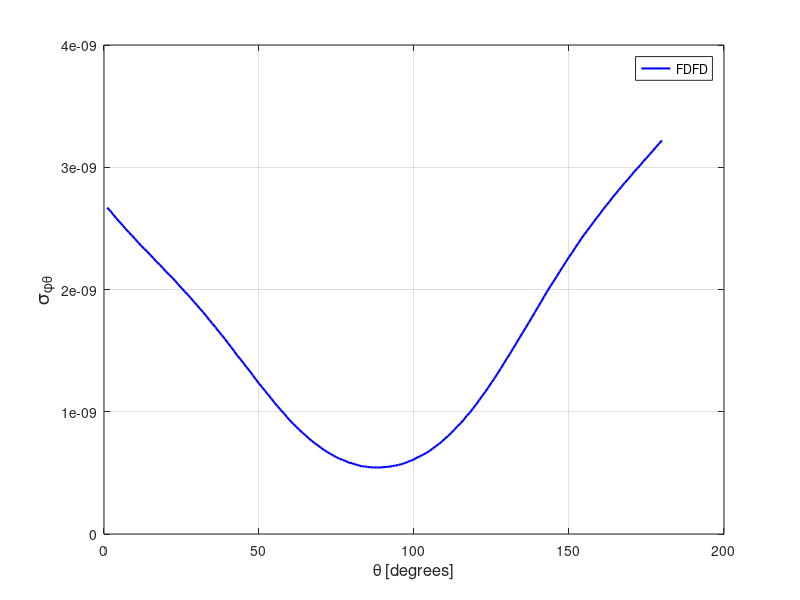

The MATLAB script that drew this image:
spt = [ 
    1  0.26700817E-08
    2  0.26440659E-08
    3  0.26122100E-08
    4  0.25812452E-08
    5  0.25535165E-08
    6  0.25249132E-08
    7  0.24956921E-08
    8  0.24685622E-08
    9  0.24415014E-08
   10  0.24140425E-08
   11  0.23859237E-08
   12  0.23576929E-08
   13  0.23324624E-08
   14  0.23086213E-08
   15  0.22805100E-08
   16  0.22538285E-08
   17  0.22257485E-08
   18  0.22027065E-08
   19  0.21756830E-08
   20  0.21467430E-08
   21  0.21211908E-08
   22  0.20970854E-08
   23  0.20693500E-08
   24  0.20406103E-08
   25  0.20116320E-08
   26  0.19836763E-08
   27  0.19583755E-08
   28  0.19303203E-08
   29  0.18992954E-08
   30  0.18724746E-08
   31  0.18412483E-08
   32  0.18138654E-08
   33  0.17828274E-08
   34  0.17498907E-08
   35  0.17196069E-08
   36  0.16902235E-08
   37  0.16568450E-08
   38  0.16265553E-08
   39  0.15957566E-08
   40  0.15611129E-08
   41  0.15296563E-08
   42  0.14948104E-08
   43  0.14593239E-08
   44  0.14304573E-08
   45  0.13976454E-08
   46  0.13634910E-08
   47  0.13338133E-08
   48  0.12981941E-08
   49  0.12642677E-08
   50  0.12307735E-08
   51  0.12004163E-08
   52  0.11689925E-08
   53  0.11385128E-08
   54  0.11061474E-08
   55  0.10746994E-08
   56  0.10435064E-08
   57  0.10160895E-08
   58  0.98768460E-09
   59  0.95704944E-09
   60  0.92831265E-09
   61  0.90157243E-09
   62  0.87799512E-09
   63  0.85207741E-09
   64  0.82988516E-09
   65  0.80710755E-09
   66  0.78260670E-09
   67  0.76261636E-09
   68  0.74153345E-09
   69  0.72522732E-09
   70  0.70485690E-09
   71  0.68704620E-09
   72  0.67070000E-09
   73  0.65634509E-09
   74  0.64154176E-09
   75  0.62797784E-09
   76  0.61514582E-09
   77  0.60617250E-09
   78  0.59649213E-09
   79  0.58334626E-09
   80  0.57899585E-09
   81  0.56927341E-09
   82  0.56362004E-09
   83  0.55402538E-09
   84  0.55354554E-09
   85  0.54820110E-09
   86  0.54601917E-09
   87  0.54404992E-09
   88  0.54427729E-09
   89  0.54379035E-09
   90  0.54662563E-09
   91  0.54874250E-09
   92  0.55032401E-09
   93  0.55547966E-09
   94  0.55974564E-09
   95  0.56548938E-09
   96  0.57123262E-09
   97  0.58006622E-09
   98  0.59026573E-09
   99  0.59995670E-09
  100  0.60976485E-09
  101  0.62552147E-09
  102  0.63641814E-09
  103  0.64950662E-09
  104  0.66381406E-09
  105  0.67928396E-09
  106  0.69839423E-09
  107  0.71694334E-09
  108  0.73576678E-09
  109  0.75636247E-09
  110  0.78022211E-09
  111  0.80162993E-09
  112  0.82721280E-09
  113  0.85256036E-09
  114  0.88069280E-09
  115  0.90423574E-09
  116  0.93299035E-09
  117  0.96659913E-09
  118  0.99317998E-09
  119  0.10259068E-08
  120  0.10586000E-08
  121  0.10936542E-08
  122  0.11293508E-08
  123  0.11633938E-08
  124  0.11995477E-08
  125  0.12390089E-08
  126  0.12742916E-08
  127  0.13146613E-08
  128  0.13547141E-08
  129  0.13956816E-08
  130  0.14370983E-08
  131  0.14758232E-08
  132  0.15194586E-08
  133  0.15601971E-08
  134  0.16032830E-08
  135  0.16445976E-08
  136  0.16865258E-08
  137  0.17281407E-08
  138  0.17712137E-08
  139  0.18134559E-08
  140  0.18570409E-08
  141  0.18991722E-08
  142  0.19436648E-08
  143  0.19853186E-08
  144  0.20276536E-08
  145  0.20656248E-08
  146  0.21053923E-08
  147  0.21463022E-08
  148  0.21868760E-08
  149  0.22260191E-08
  150  0.22659064E-08
  151  0.23014979E-08
  152  0.23411453E-08
  153  0.23782720E-08
  154  0.24175582E-08
  155  0.24519071E-08
  156  0.24856526E-08
  157  0.25200424E-08
  158  0.25543530E-08
  159  0.25883702E-08
  160  0.26200511E-08
  161  0.26553311E-08
  162  0.26873042E-08
  163  0.27172142E-08
  164  0.27517340E-08
  165  0.27816744E-08
  166  0.28119964E-08
  167  0.28428344E-08
  168  0.28732379E-08
  169  0.29009573E-08
  170  0.29310634E-08
  171  0.29625720E-08
  172  0.29887239E-08
  173  0.30174447E-08
  174  0.30484912E-08
  175  0.30757674E-08
  176  0.31048799E-08
  177  0.31323251E-08
  178  0.31635174E-08
  179  0.31913270E-08
  180  0.32192919E-08
  181  0.32500154E-08
  182  0.32792065E-08
  183  0.33094667E-08
  184  0.33387724E-08
  185  0.33680203E-08
  186  0.33986722E-08
  187  0.34295762E-08
  188  0.34597873E-08
  189  0.34870382E-08
  190  0.35185856E-08
  191  0.35483576E-08
  192  0.35786987E-08
  193  0.36086862E-08
  194  0.36419940E-08
  195  0.36689376E-08
  196  0.36996255E-08
  197  0.37282057E-08
  198  0.37555328E-08
  199  0.37854284E-08
  200  0.38151908E-08
  201  0.38431960E-08
  202  0.38710843E-08
  203  0.39001509E-08
  204  0.39243142E-08
  205  0.39494834E-08
  206  0.39737538E-08
  207  0.39944017E-08
  208  0.40162775E-08
  209  0.40393009E-08
  210  0.40585508E-08
  211  0.40750203E-08
  212  0.40961048E-08
  213  0.41125521E-08
  214  0.41224850E-08
  215  0.41357469E-08
  216  0.41467043E-08
  217  0.41568082E-08
  218  0.41632822E-08
  219  0.41731374E-08
  220  0.41792871E-08
  221  0.41802286E-08
  222  0.41799999E-08
  223  0.41807189E-08
  224  0.41754271E-08
  225  0.41713726E-08
  226  0.41645194E-08
  227  0.41596175E-08
  228  0.41485659E-08
  229  0.41350035E-08
  230  0.41194319E-08
  231  0.41083665E-08
  232  0.40944568E-08
  233  0.40770471E-08
  234  0.40620884E-08
  235  0.40377621E-08
  236  0.40185144E-08
  237  0.39958707E-08
  238  0.39708330E-08
  239  0.39435379E-08
  240  0.39173562E-08
  241  0.38987737E-08
  242  0.38740202E-08
  243  0.38423713E-08
  244  0.38219299E-08
  245  0.37928150E-08
  246  0.37702237E-08
  247  0.37385446E-08
  248  0.37158137E-08
  249  0.36862415E-08
  250  0.36611012E-08
  251  0.36301329E-08
  252  0.36085224E-08
  253  0.35824077E-08
  254  0.35653540E-08
  255  0.35357355E-08
  256  0.35123282E-08
  257  0.34954533E-08
  258  0.34756154E-08
  259  0.34516350E-08
  260  0.34378860E-08
  261  0.34217180E-08
  262  0.34058063E-08
  263  0.33891239E-08
  264  0.33795715E-08
  265  0.33685261E-08
  266  0.33540399E-08
  267  0.33442611E-08
  268  0.33432694E-08
  269  0.33364891E-08
  270  0.33381822E-08
  271  0.33316834E-08
  272  0.33281682E-08
  273  0.33276180E-08
  274  0.33348100E-08
  275  0.33347975E-08
  276  0.33416441E-08
  277  0.33526388E-08
  278  0.33510934E-08
  279  0.33635776E-08
  280  0.33690322E-08
  281  0.33803285E-08
  282  0.33958867E-08
  283  0.34051775E-08
  284  0.34281971E-08
  285  0.34435585E-08
  286  0.34526113E-08
  287  0.34824585E-08
  288  0.34885124E-08
  289  0.35129215E-08
  290  0.35247787E-08
  291  0.35533216E-08
  292  0.35665788E-08
  293  0.35894392E-08
  294  0.36117551E-08
  295  0.36310686E-08
  296  0.36551011E-08
  297  0.36772105E-08
  298  0.36947494E-08
  299  0.37100893E-08
  300  0.37320951E-08
  301  0.37520032E-08
  302  0.37688799E-08
  303  0.37847969E-08
  304  0.37979149E-08
  305  0.38198782E-08
  306  0.38321173E-08
  307  0.38423758E-08
  308  0.38578523E-08
  309  0.38681920E-08
  310  0.38783812E-08
  311  0.38883932E-08
  312  0.38863877E-08
  313  0.38915347E-08
  314  0.38949373E-08
  315  0.38911332E-08
  316  0.38945465E-08
  317  0.38908472E-08
  318  0.38829424E-08
  319  0.38778900E-08
  320  0.38728483E-08
  321  0.38581724E-08
  322  0.38462709E-08
  323  0.38356354E-08
  324  0.38184589E-08
  325  0.38030175E-08
  326  0.37820929E-08
  327  0.37623433E-08
  328  0.37432328E-08
  329  0.37165564E-08
  330  0.36898071E-08
  331  0.36669043E-08
  332  0.36359429E-08
  333  0.36098573E-08
  334  0.35824119E-08
  335  0.35497945E-08
  336  0.35180172E-08
  337  0.34870860E-08
  338  0.34543350E-08
  339  0.34178085E-08
  340  0.33855461E-08
  341  0.33487839E-08
  342  0.33193475E-08
  343  0.32828467E-08
  344  0.32467686E-08
  345  0.32102419E-08
  346  0.31777343E-08
  347  0.31376741E-08
  348  0.31032701E-08
  349  0.30701777E-08
  350  0.30344371E-08
  351  0.30009080E-08
  352  0.29655494E-08
  353  0.29300742E-08
  354  0.28967408E-08
  355  0.28642479E-08
  356  0.28298055E-08
  357  0.27974389E-08
  358  0.27669449E-08
  359  0.27326059E-08
  360  0.27008986E-08
 ]; 
plot(spt(1:180,1),spt(1:180,2),'b-','linewidth',1.5 ); 
grid on 
legend('FDFD');
xlabel('\theta [degrees]','FontSize',12);
ylabel('\sigma_{\phi\theta}','FontSize',14);
